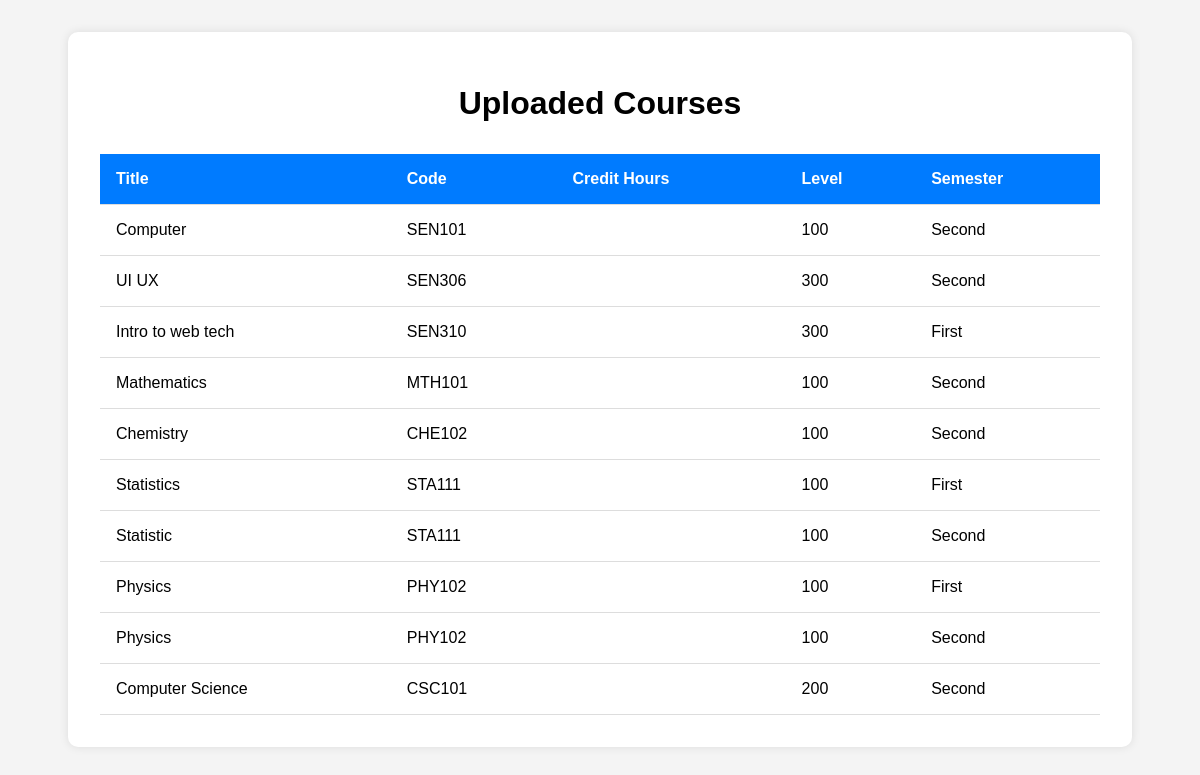
Page /course_list/ on the earlier database version.
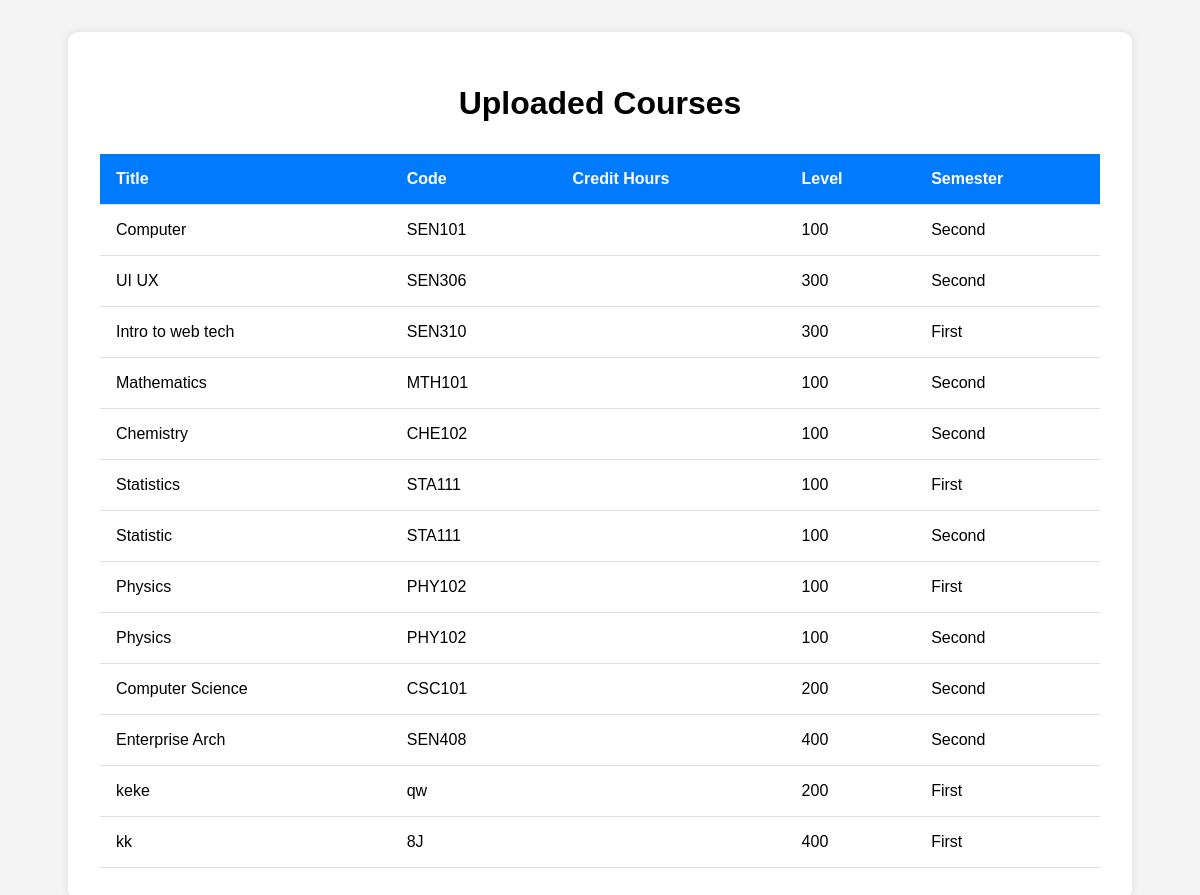
Same page on the later database version.
### app.py (models this page shows, shortened)
class Courses(db.Model):
    __tablename__ = "coursesDetails"
    id = db.Column(db.Integer, primary_key =True)
    code =  db.Column(db.String(100), nullable= False)
    title = db.Column(db.String(100), nullable =False)
    credits_hours = db.Column(db.String(100), nullable=False)
    level = db.Column(db.String(20))
    semester = db.Column(db.String(20))

### app.py (the view)
@app.route("/course_list/")
def course_list():
    courses = Courses.query.all()
    return render_template("course_list.html", courses=courses)

### templates/course_list.html (shortened to what this page needs)
<!DOCTYPE html>
<html lang="en">
<head>
    <link rel="stylesheet" href="{{ url_for('static', filename='course_list.css') }}">
</head>
<body>
    <div class="container">
        <h1>Uploaded Courses</h1>
        {% if courses %}
        <table>
            <thead>
                <tr>
                    <th>Title</th>
                    <th>Code</th>
                    <th>Credit Hours</th>
                    <th>Level</th>
                    <th>Semester</th>
                </tr>
            </thead>
            <tbody>
                {% for course in courses %}
                <tr>
                    <td>{{ course.title }}</td>
                    <td>{{ course.code }}</td>
                    <td>{{ course.credit_hours }}</td>
                    <td>{{ course.level }}</td>
                    <td>{{ course.semester }}</td>
                </tr>
                {% endfor %}
            </tbody>
        </table>
        {% else %}
            <p>No courses uploaded yet.</p>
        {% endif %}
    </div>
</body>
</html>

### static/course_list.css (style rules this page uses)
body { font-family: Arial, sans-serif; background-color: #f4f4f4; margin: 0; padding: 2rem; }
.container { background-color: white; padding: 2rem; border-radius: 10px; max-width: 1000px; margin: auto; box-shadow: 0 0 10px rgba(0,0,0,0.1); }
h1 { text-align: center; margin-bottom: 2rem; }
table { width: 100%; border-collapse: collapse; }
th, td { padding: 1rem; text-align: left; border-bottom: 1px solid #ddd; }
th { background-color: #007bff; color: white; }

Differences in the rows shown:
added Courses: title "Enterprise Arch", code "SEN408", level "400", semester "Second"
added Courses: title "keke", code "qw", level "200", semester "First"
added Courses: title "kk", code "8J", level "400", semester "First"
